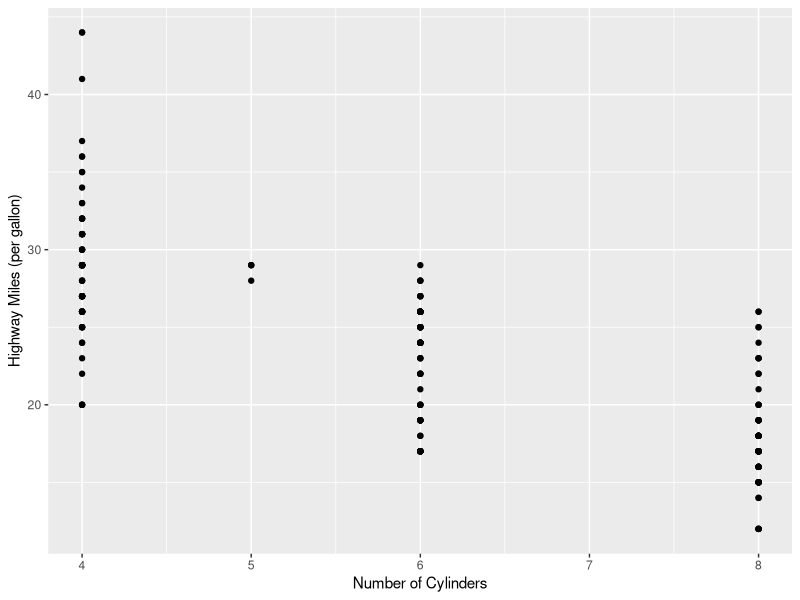
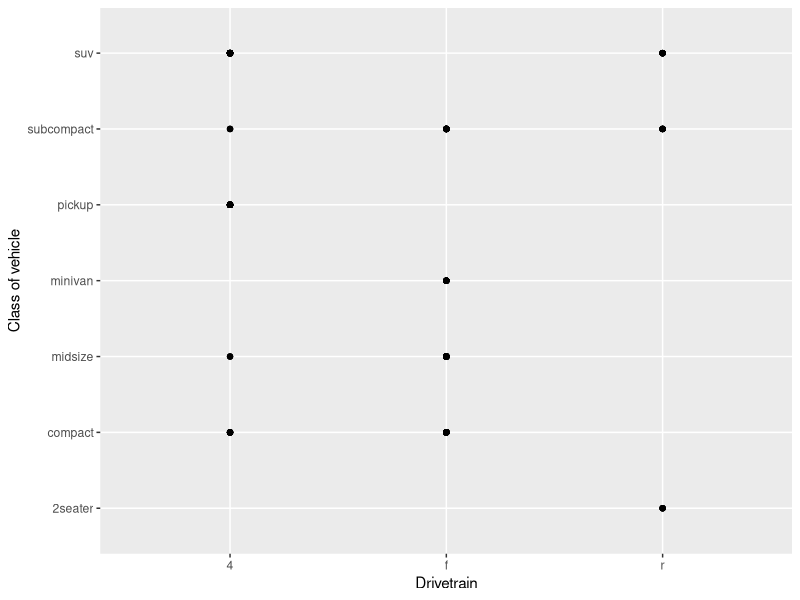
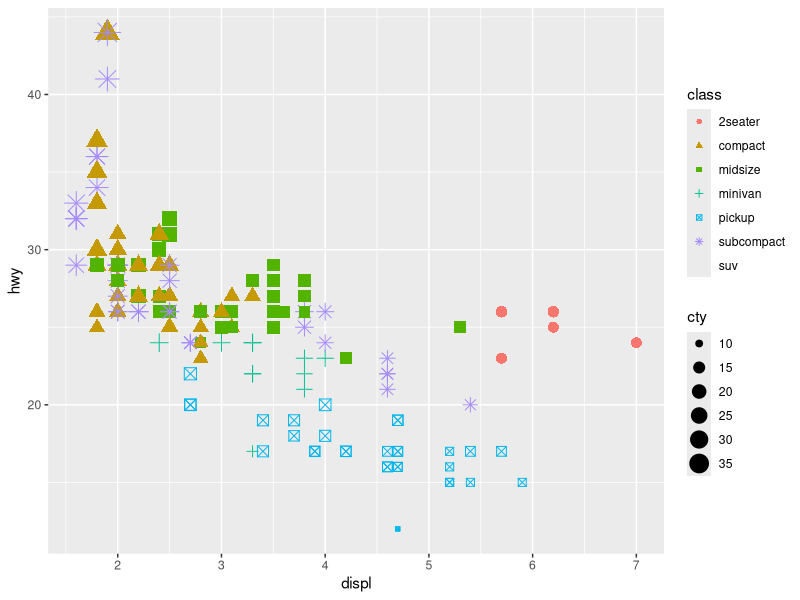
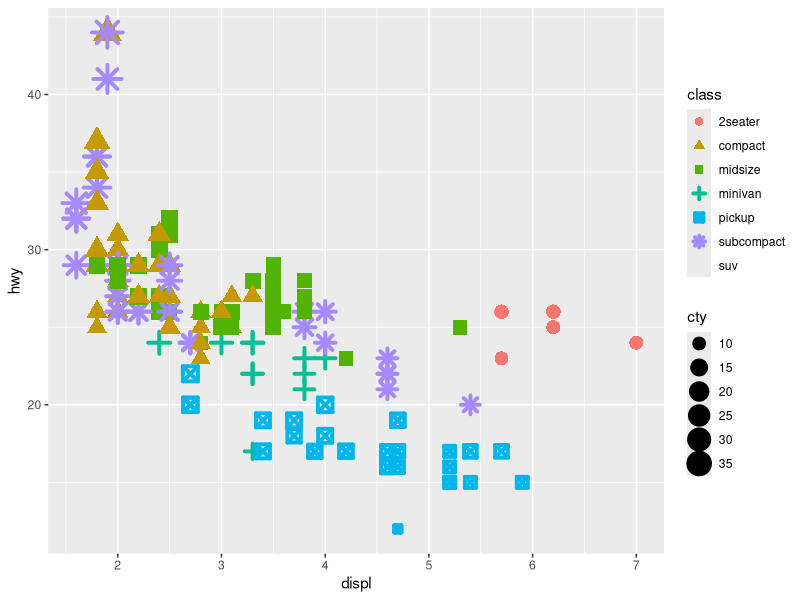
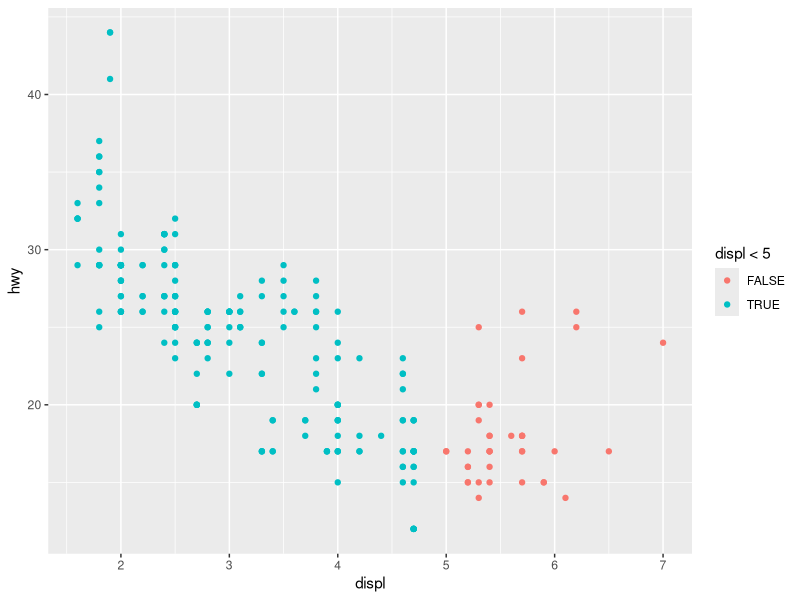
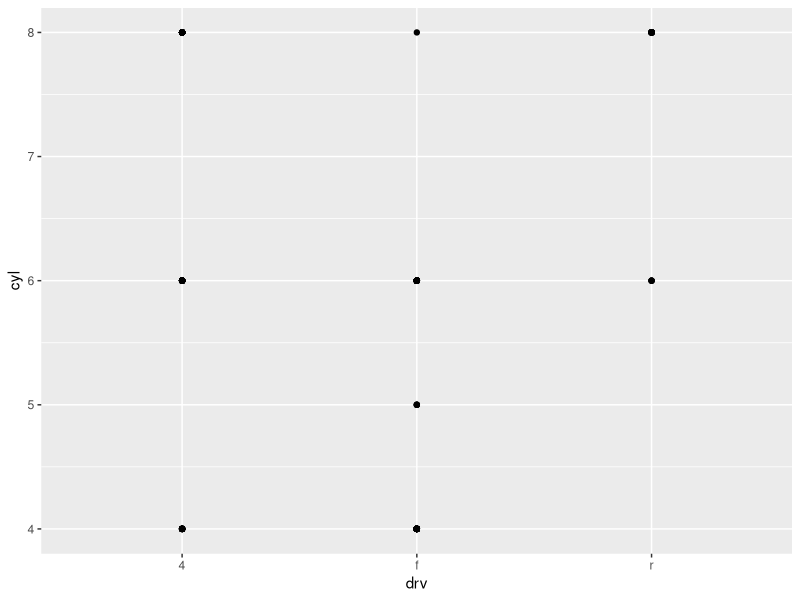
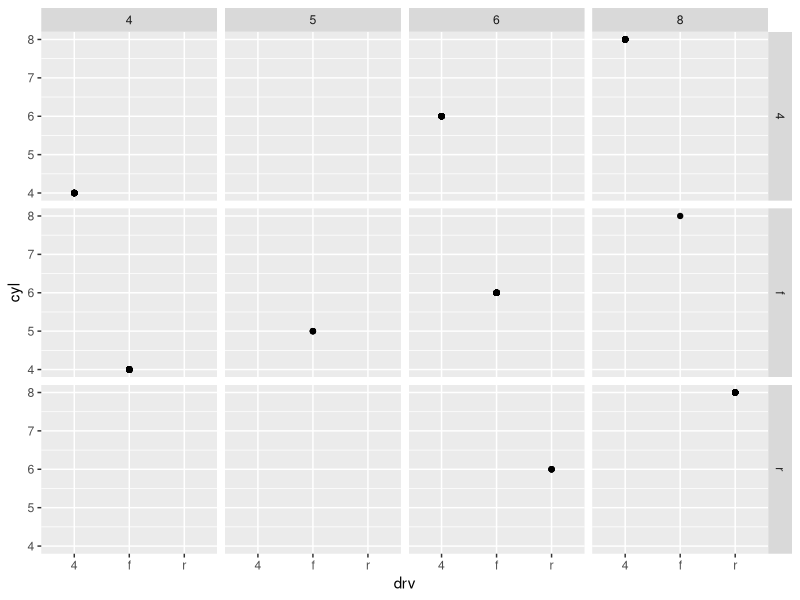
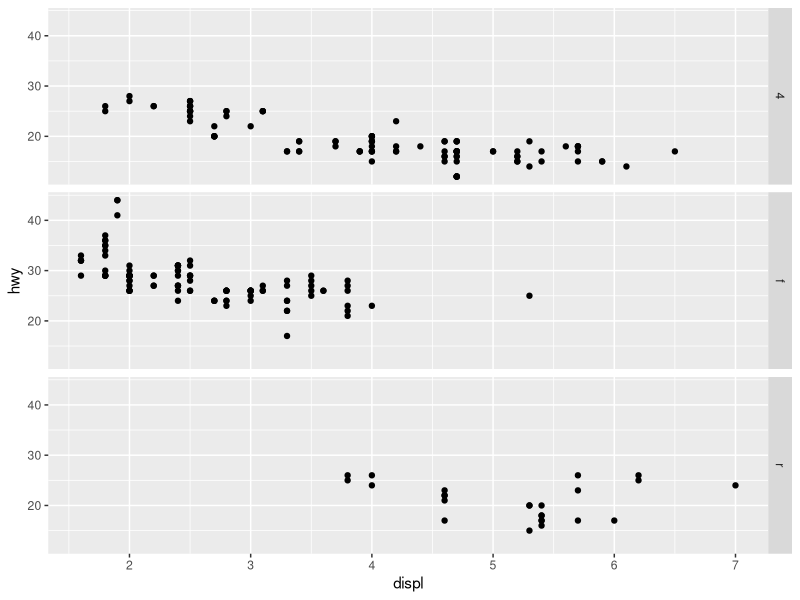

The R script that drew these images, in order:
## ---- chunk 1
knitr::opts_chunk$set(echo = TRUE)
library(ggplot2)
## ---- chunk 2
ggplot(data = mpg, aes(x = cyl, y = hwy)) +
  geom_point() +
  xlab("Number of Cylinders") +
  ylab("Highway Miles (per gallon)")
## ---- chunk 3
ggplot(data = mpg, aes(x = drv, y = class)) +
  geom_point() +
  xlab("Drivetrain") +
  ylab("Class of vehicle")
## ---- chunk 4
ggplot(data = mpg) + 
  geom_point(mapping = aes(x = displ, y = hwy, color = class, size=cty, shape = class))
## ---- chunk 5
ggplot(data = mpg) + 
  geom_point(mapping = aes(x = displ, y = hwy, color = class, size=cty, shape = class),
             stroke = 2)
## ---- chunk 6
ggplot(data = mpg) + 
  geom_point(mapping = aes(x = displ, y = hwy, color =  displ < 5)) 
## ---- chunk 7
ggplot(data = mpg) + 
  geom_point(mapping = aes(x = drv, y = cyl))
## ---- chunk 8
ggplot(data = mpg) + 
  geom_point(mapping = aes(x = drv, y = cyl)) +
  facet_grid(drv ~ cyl)
## ---- chunk 9
ggplot(data = mpg) + 
  geom_point(mapping = aes(x = displ, y = hwy)) +
  facet_grid(drv ~ .)

ggplot(data = mpg) + 
  geom_point(mapping = aes(x = displ, y = hwy)) +
  facet_grid(. ~ cyl)
## ---- chunk 10
ggplot(data = mpg) + 
  geom_point(mapping = aes(x = displ, y = hwy)) + 
  facet_wrap(~ class, nrow = 2)
